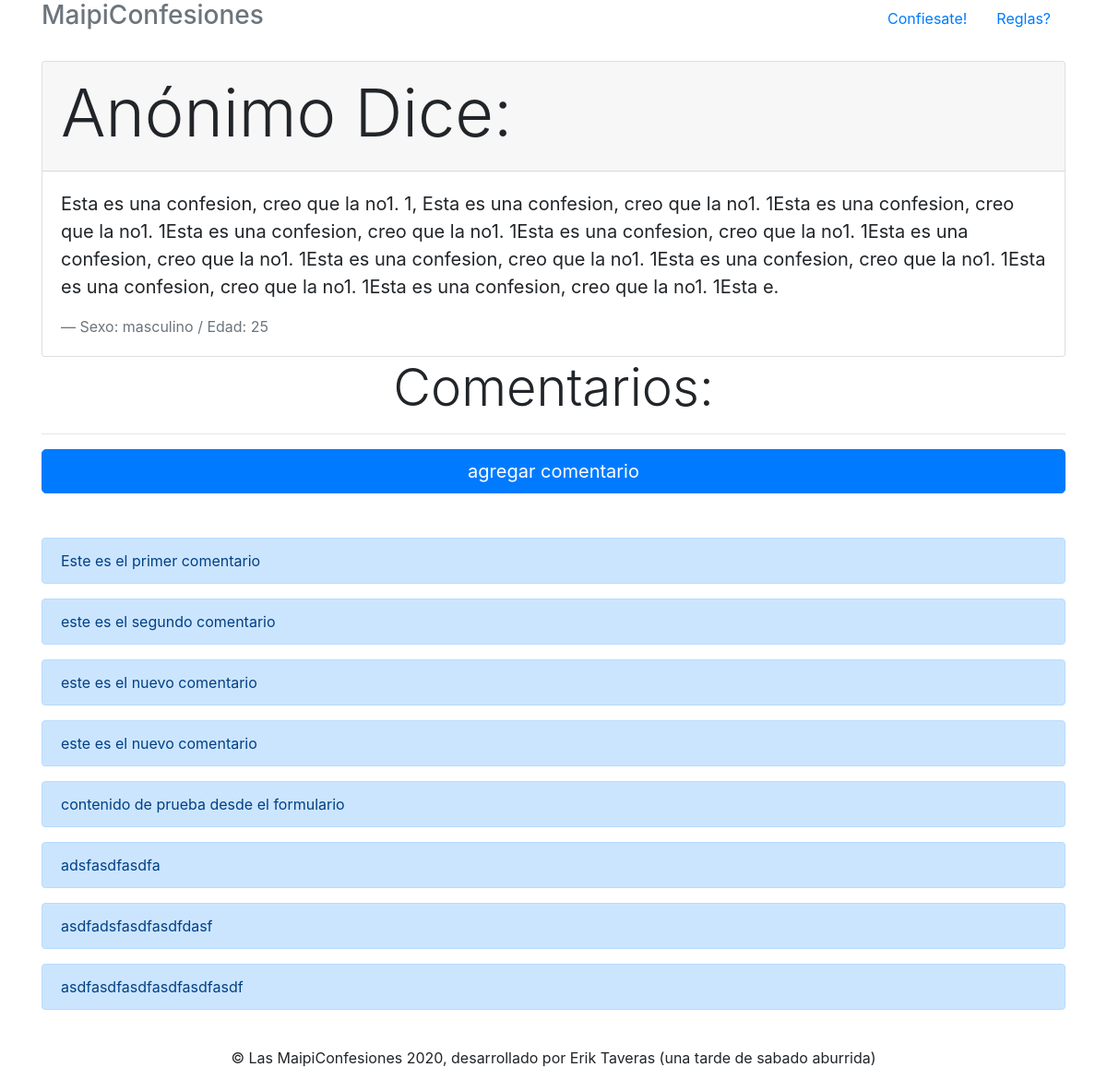
The page /confesion/1 on the database its author committed.
### confesion/models.py (models this page shows, shortened)
class Confesion(models.Model):
    sexos = (
        ('masculino', 'masculino'),
        ('femenino', 'femenino'),
        ('indefinido', 'indefinido')
    )
    nombre = models.CharField(max_length=50)
    edad = models.DecimalField(max_length=2, max_digits=2, decimal_places=0)
    sexo = models.CharField(max_length=10, choices=sexos, default='indefinido')
    contenido = models.TextField(max_length=420)

class Comentario(models.Model):
    confesion = models.ForeignKey(Confesion, on_delete=models.CASCADE, related_name='comentario')
    contenido = models.TextField(max_length=420, default='')

### confesion/views.py (the view)
# urls.py: path('confesion/<id>', views.confesion, name='confesion'),
def confesion(request, id):
    confesion = Confesion.objects.get(id=id)
    comentario = Comentario.objects.all()
    return render(request, 'confesion.html', {
        'confesion' : confesion,
        'comentario' : comentario
    })

### confesion/templates/confesion.html
{% extends 'base.html' %}
{% block content %}
<div class="card">
  <div class="card-header">
   <h1 class="display-3">
   Anónimo Dice:
   </h1>
  </div>
  <div class="card-body">
    <blockquote class="blockquote mb-0">
      <p>{{confesion.contenido}}.</p>
      <footer class="blockquote-footer">Sexo: {{confesion.sexo}} / Edad: {{confesion.edad}} </footer>
    </blockquote>
  </div>
</div>
<center><h1 class='display-4'>Comentarios:</h1></center>
<hr>
<a href="{% url 'comentario' id=confesion.id %}" class="btn btn-primary btn-lg btn-block" role="button">agregar comentario</a>
<br>
<br>
{% for comentario in confesion.comentario.all  %}
<div class="alert alert-primary" role="alert">
 {{comentario.contenido}}
</div>
{% endfor %}
{% endblock content %}

### rows shown on the page
Confesion: contenido "Esta es una confesion, creo que la no1. 1, Esta es una confesion, creo que la no1. 1Esta es una confesion, creo que la no1. 1Esta es una confesion, creo que la no1. 1Esta es una confesion, creo que la no1. 1Esta es una confesion, creo que la no1. 1Esta es una confesion, creo que la no1. 1Esta es una confesion, creo que la no1. 1Esta es una confesion, creo que la no1. 1Esta es una confesion, creo que la no1. 1Esta e", sexo "masculino", edad "25"
Comentario: contenido "Este es el primer comentario"
Comentario: contenido "este es el segundo comentario"
Comentario: contenido "este es el nuevo comentario"
Comentario: contenido "este es el nuevo comentario"
Comentario: contenido "contenido de prueba desde el formulario"
Comentario: contenido "adsfasdfasdfa"
Comentario: contenido "asdfadsfasdfasdfdasf"
Comentario: contenido "asdfasdfasdfasdfasdfasdf"
